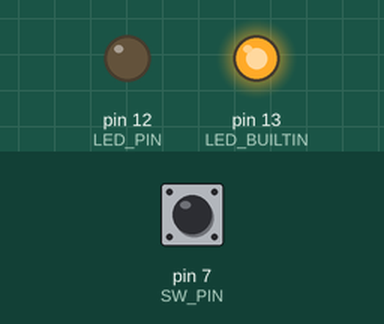
A sketch run on a simulated Arduino Uno, built with avr-gcc and run on an emulated ATmega328P. On the bench: output pins drawn as LEDs (lit = HIGH). The inputs (shaded band) are chosen by the test bench; at power-on: pin 7 (SW_PIN) HIGH.

Above: at 0.1 s.
At 18.0 s:
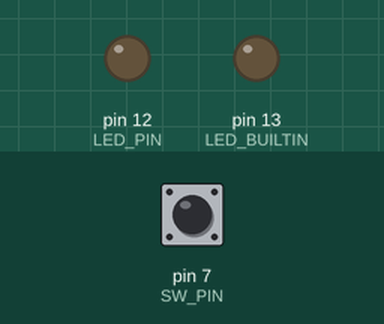
18.1 s: pin 7 (SW_PIN) pulled LOW for 3 s
At 20.3 s:
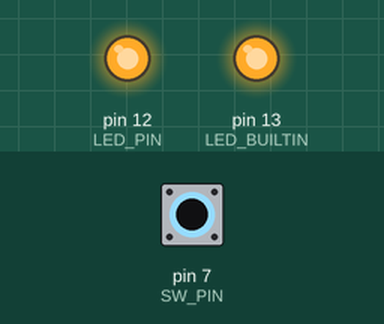
Timing chart, 0 to 31.5 s (numbered marks = the images above; inputs shaded):
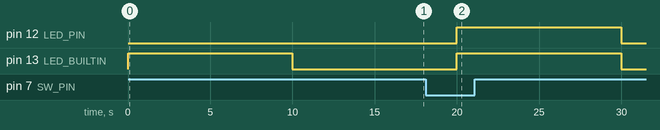

The sketch:

lab6-3_use_delay.ino
```cpp
#define SW_PIN (7)
#define LED_PIN (12)

void setup() {
  pinMode(SW_PIN, INPUT_PULLUP);
  pinMode(LED_BUILTIN, OUTPUT);
  pinMode(LED_PIN, OUTPUT);
}

void loop() {
  bool val = digitalRead(SW_PIN);

  digitalWrite(LED_PIN, !val);
  digitalWrite(LED_BUILTIN, !digitalRead(LED_BUILTIN));
  delay(10000);
}
```

Measured:
- after the input at 18.1 s, pin 12 (LED_PIN): LOW → HIGH after 1.9 s, → LOW 10.0 s later
